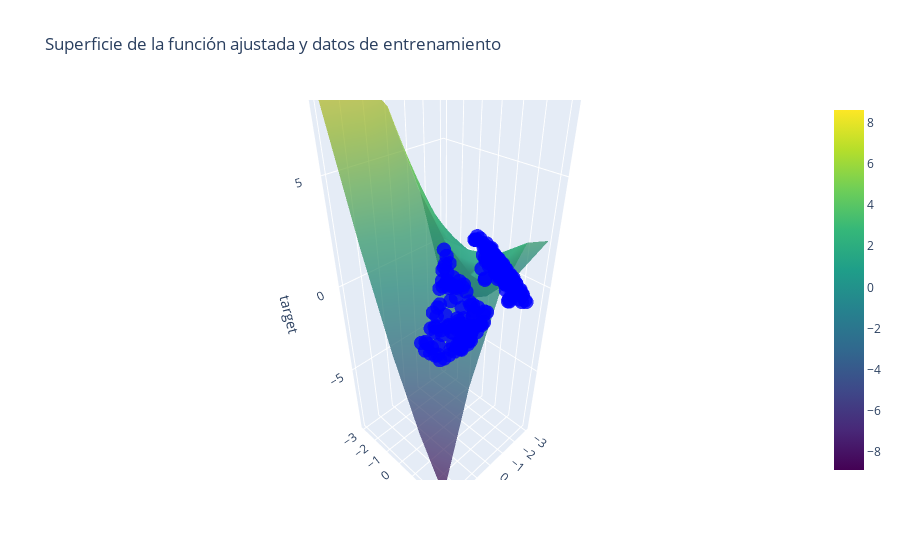

Notebook code for this chart:
### Markdown cell above
### c. Usa una expansión de base polinomial y entrena un modelo de regresión lineal con regularización por norma ℓ2.

### Code cell
# c. Usa una expansión de base polinomial y entrena un modelo de regresión lineal con regularización por norma ℓ2. 

# Reporta los parámetros que encontraste usando el estimador de máxima verosimilitud y el valor del error cuadrático medio para los datos de entrenamiento y de validación.

from sklearn.linear_model import Ridge

model = Ridge(alpha=0.1)  # Regularización L2
# Entrenamos y evaluamos el modelo
ridge_results = SquareTrainAndEval(X_train[['x1', 'x2']], X_val[['x1', 'x2']], X_train['target'], X_val['target'], model, degree=20)
plot_combined(results['theta_0'], results['coef'], X_train)

### Figure 1 — Plotly figure (JSON) as saved in the notebook; plotly's stock layout.template omitted (floating-point values rounded to 4 significant figures; data arrays with more than 128 entries replaced by an {"elided": "..."} marker saying what was removed)
{"data": [{"colorscale": [[0, "#440154"], [0.1111, "#482878"], [0.2222, "#3e4989"], [0.3333, "#31688e"], [0.4444, "#26828e"], [0.5556, "#1f9e89"], [0.6667, "#35b779"], [0.7778, "#6ece58"], [0.8889, "#b5de2b"], [1, "#fde725"]], "name": "Superficie", "opacity": 0.7, "type": "surface", "x": [[-3.0, -1.5, 0.0, 1.5, 3.0], [-3.0, -1.5, 0.0, 1.5, 3.0], [-3.0, -1.5, 0.0, 1.5, 3.0], [-3.0, -1.5, 0.0, 1.5, 3.0], [-3.0, -1.5, 0.0, 1.5, 3.0]], "y": [[-3.0, -3.0, -3.0, -3.0, -3.0], [-1.5, -1.5, -1.5, -1.5, -1.5], [0.0, 0.0, 0.0, 0.0, 0.0], [1.5, 1.5, 1.5, 1.5, 1.5], [3.0, 3.0, 3.0, 3.0, 3.0]], "z": [[-3.035, 3.042, 6.922, 8.604, 8.088], [-2.956, 1.731, 4.221, 4.512, 2.606], [-2.046, 1.251, 2.35, 1.251, -2.046], [-0.3059, 1.6, 1.309, -1.181, -5.868], [2.264, 2.78, 1.098, -2.782, -8.859]]}, {"marker": {"color": "blue", "opacity": 0.8, "size": 5}, "mode": "markers", "name": "Datos de entrenamiento", "type": "scatter3d", "x": {"elided": "200 float values"}, "y": {"elided": "200 float values"}, "z": {"elided": "200 float values"}}], "layout": {"scene": {"xaxis": {"title": {"text": "x1"}}, "yaxis": {"title": {"text": "x2"}}, "zaxis": {"title": {"text": "target"}}}, "title": {"text": "Superficie de la función ajustada y datos de entrenamiento"}}}
